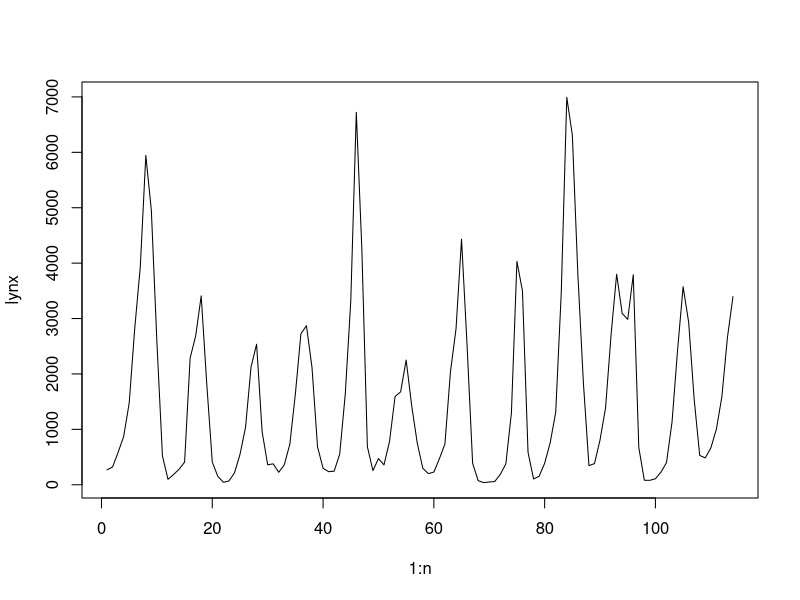
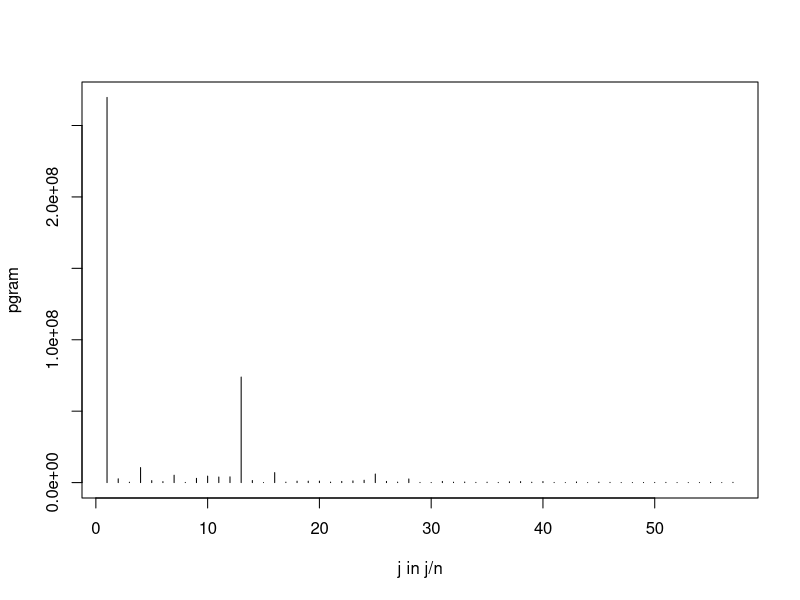
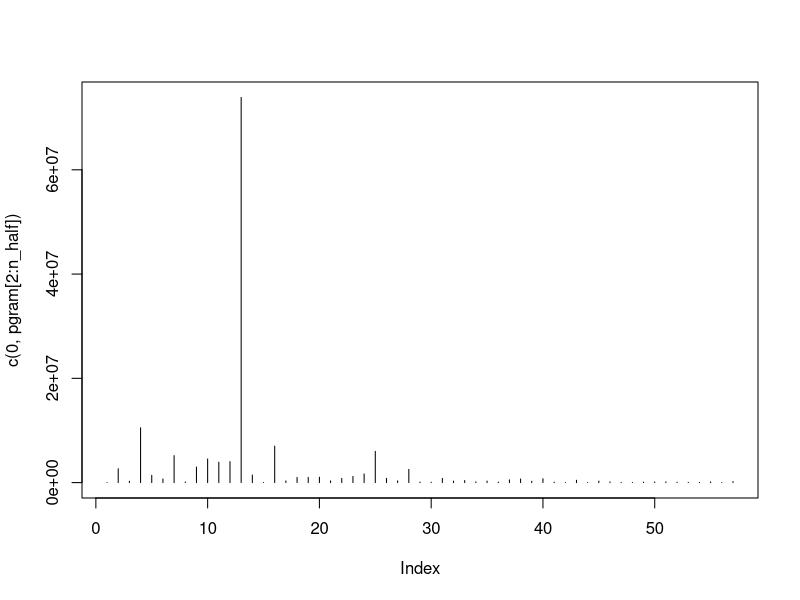
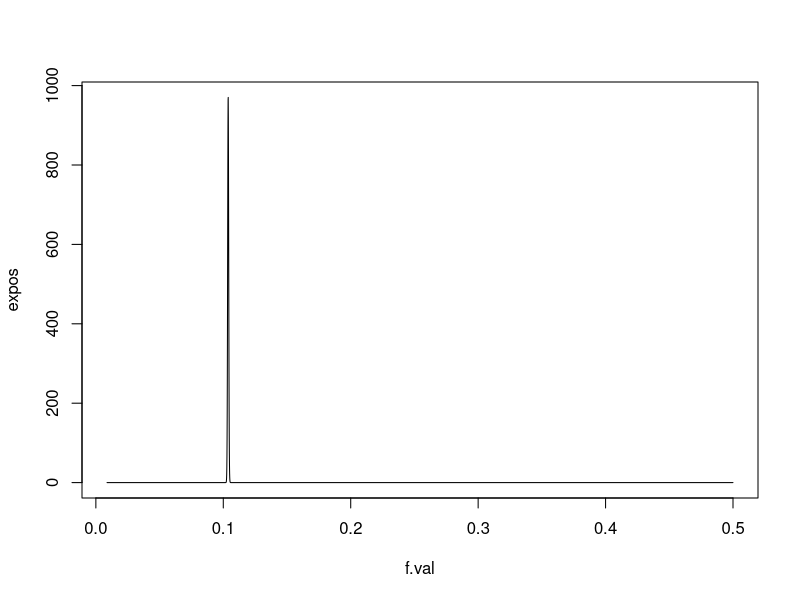
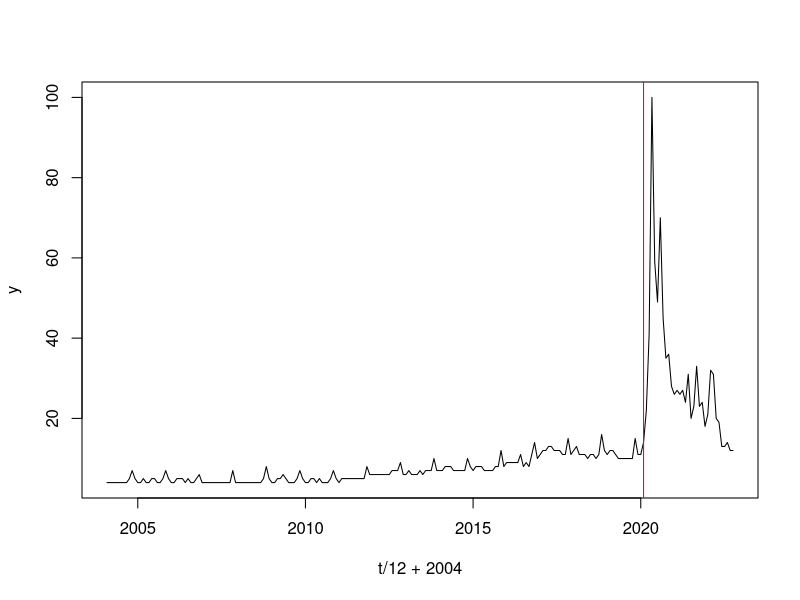
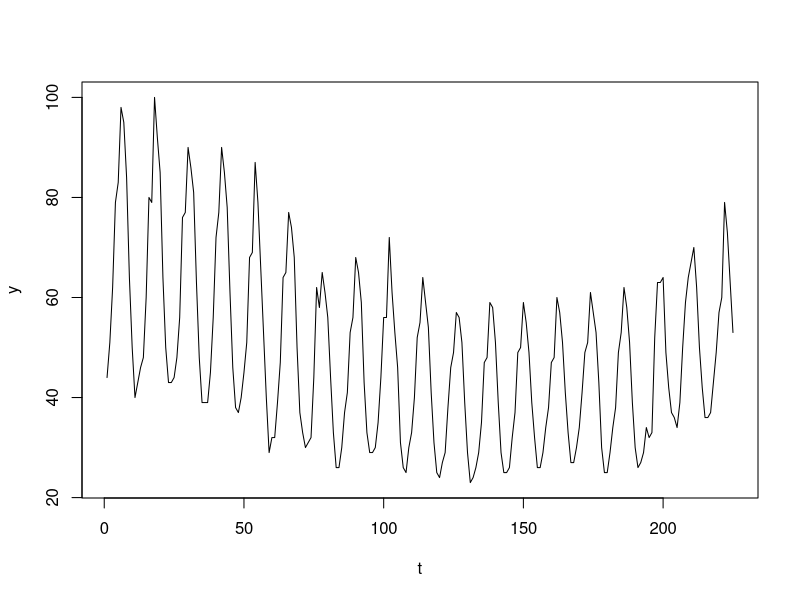
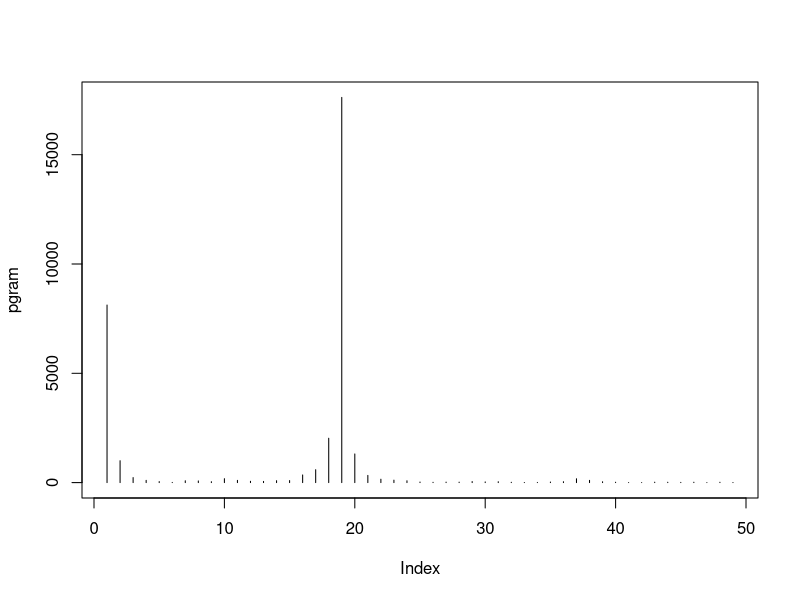
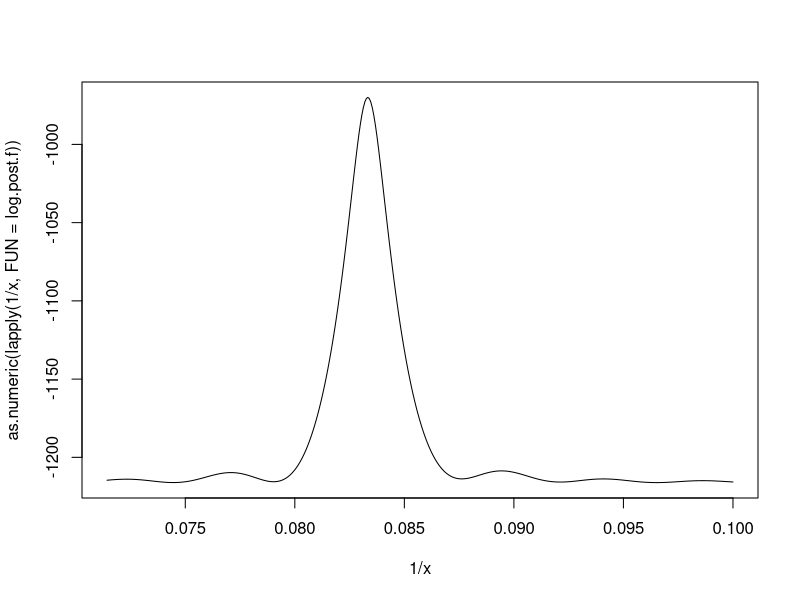

Here is the R script that generated these plots, in order: (Note: this script raises an error after producing the figures.)
## ---- chunk 1
knitr::opts_chunk$set(echo = TRUE)
## ---- chunk 2
set.seed(111)
## ---- chunk 3
n = length(lynx)
plot(1:n, lynx, type='l')
## ---- chunk 4
n_half = floor(n/2)
pgram = abs(fft(lynx)[1:n_half])^2 / n
plot(pgram, type='h', xlab='j in j/n')
## ---- chunk 5
plot(c(0, pgram[2:n_half]), type='h')
## ---- chunk 6
n / 13
## ---- chunk 7
grid.res = 0.0001
f.val = seq(1/n, 0.5, grid.res)
X = matrix(1, nrow = n, ncol = 3)
#expos = rep(-1, length(f.val)) #exact marginal posterior for omega
log.values = rep(-1, length(f.val))
#log.det.term = rep(-1, length(f.val))
for(i in 1:length(f.val))
{
    X[,2] = cos(2*pi*f.val[i]*(1:n))
    X[,3] = sin(2*pi*f.val[i]*(1:n))
    mod = lm(lynx ~ -1 + X)
    log.values[i] = ((ncol(X) - n)/2)*(log(sum(mod$residuals^2))) - (0.5*(log(det(t(X) %*% X))))
}

log.values = log.values - max(log.values) #scaling to remove large values 
expos = exp(log.values) # exponentiated posterior 
expos = expos/sum(expos) / grid.res
plot(f.val, expos, type = "l")
## ---- chunk 8
#Posterior mean: 
pm = (sum(f.val*expos))*grid.res
pm
#Posterior standard deviation:
psd = sqrt((sum(((f.val - pm)^2)*expos))*grid.res)
psd
# rough 95% CI for f
c(pm - 1.96*psd, pm + 1.96*psd)
## ---- chunk 9
1 / pm
c(1 / (pm + 2*psd), 1 / (pm - 2*psd))
## ---- chunk 10
mask <- read.csv('mask.csv', skip=1, header=T)
head(mask)
## ---- chunk 11
n <- nrow(mask) # time series length, 225
t <- 1:n
y <- mask[,2] # values of the time series
## ---- chunk 12
log.post.c <- function(c) {
  X = matrix(1, nrow = n, ncol = 2)
  X[,2] = (t > c)
  #bhat = solve(t(X) %*% X) %*% t(X) %*% y
  mod = lm(y ~ 1 + X[,2])
  # log of posterior pdf of c
  log.post = (ncol(X) - n)/2*log(sum(mod$residuals^2)) - 0.5*log(det(t(X) %*% X))
  log.post
}  
## ---- chunk 13
c.vals <- c(3:(n-3))
log.values <- as.numeric(lapply(c.vals, FUN=log.post.c))
log.values <- log.values - max(log.values)
values <- exp(log.values)
## ---- chunk 14
ind.max = which.max(log.values)
c.est <- c.vals[ind.max]
print(c.est)
## ---- chunk 15
plot(t/12 + 2004, y, type='l')
abline(v=c.est/12 + 2004, col='red')
## ---- chunk 16
total = sum(values)
d = 1
conf.total = values[c.est]
while(conf.total <= .95 * total) {
  conf.total <- conf.total + values[c.est-d] + values[c.est+d]
  d <- d + 1
}
c(c.est-d, c.est+d)
## ---- chunk 17
post.pmf = values / sum(values)
#plot(c.vals, post.pmf, type='l')
## ---- chunk 18
library(mvtnorm)
N = 2000 #number of posterior samples
post.samples = matrix(-1, N, 3)
post.samples[,1] = sample(c.vals, N, replace = T, prob = post.pmf) # iid samples of posterior c
for(i in 1:N)
{
    cp = post.samples[i,1] # changepoint
    
    # below, we sample one mu_0 and one mu_1 from the appropriate t distribution.
    # mu_samples is c(mu_0, mu_1)
    X = matrix(1, nrow = n, ncol = 2)
    X[,2] = (t > cp)
    lin.model = lm(y ~ 1 + X[,2])
    bhat = lin.model$coefficients
    sighat = sqrt((sum((lin.model$residuals)^2))/(n-2)) #this is also denoted by the Residual Standard Error
    Sigma.mat = (sighat^2)*solve(t(X) %*% X)
    chiran = (rchisq(1, df = n-2))
    mu.samples = bhat + (rmvnorm(1, sigma = Sigma.mat))/(sqrt(chiran/(n-2)))
    mu.samples[2] = mu.samples[1] + mu.samples[2]
    
    post.samples[i,2:3] = mu.samples
}
## ---- chunk 19
summary(post.samples[, 2])
summary(post.samples[, 3])
var(post.samples[, 2])
## ---- chunk 20
1/sqrt(.288*.05*225) # for chebyshev inequality CI
## ---- chunk 21
quantile(post.samples[, 2], c(.025, .975))
## ---- chunk 22
golf <- read.csv('golf.csv', skip=1, header=T)
head(golf)
y = golf[,2]
n = length(y)
t = 1:n
## ---- chunk 23
plot(t, y, type='l')

n_half = as.integer(n/2)
pgram = abs(fft(y)[2:50])^2 / n # peaks at 19
plot(pgram, type='h')
225/19 # roughly 12. As expected, we have yearly trend
## ---- chunk 24
log.post.f = function(f) {
  X = matrix(1, nrow=n, ncol=5)
  X[,2] = t
  X[,3] = t^2
  X[,4] = cos(2*pi*f*t)
  X[,5] = sin(2*pi*f*t)
  
  lin.mod = lm(y ~ 1 + X[,2] + X[,3] + X[,4] + X[,5])
  
  -log(det(t(X) %*% X))/2 - log(sum((lin.mod$residuals)^2))*(n-5)/2
}
## ---- chunk 25
x = seq(10, 14, by=.01)
plot(1/x, as.numeric(lapply(1/x, FUN=log.post.f)), type='l')
## ---- chunk 26
opt = optimize(log.post.f, interval=c(.080, .085), maximum = T)
f.hat = opt$maximum
log.post.f.max = opt$objective
## ---- chunk 27
x = seq(10, 14, by=.01)
plot(1/x, as.numeric(lapply(1/x, FUN=function(f) {
  log.post.f(f) - log.post.f.max
})), type='l', ylab='log posterior pdf of f (up to constant)')
## ---- chunk 28
log.post.f(f.hat-.0005) - log.post.f.max
log.post.f(f.hat+.0005) - log.post.f.max
## ---- chunk 29
post.f.0 = function(f) { # posterior f but not normalized
  exp(log.post.f(f) - log.post.f.max)
}

#post.f.vector = c(rep(0, length(my.grid))) # cache posterior pdf of f to avoid recomputing
radius = .0005
res = radius/500 # resolution
my.grid = seq(f.hat-radius, f.hat+radius, by=res) # the posterior pdf of f is negligible outside this range
total.integral = 0

for (x in my.grid) {
  value = post.f.0(x)
  total.integral = total.integral + res*value
  
  # cache
  #post.f.vector
}



post.f = function(f) {
  post.f.0(f) / total.integral
}
## ---- chunk 30
1/f.hat # very close to 12
## ---- chunk 31
plot(my.grid, as.numeric(lapply(my.grid, FUN=post.f)), type='l', ylab='posterior pdf of f')
## ---- chunk 32
d = res
ci.integral = res*post.f(f.hat)
while (ci.integral <= .95) {
  ci.integral = ci.integral + res*post.f(f.hat-d) + res*post.f(f.hat+d)
  d = d + res
}
c(f.hat-d, f.hat+d)
## ---- chunk 33
post.f(1/12) # 1/12 is even better than f.hat, kind of weird
post.f(f.hat)
## ---- chunk 34
# gridding 
# consider fixed sequence of values
# 1/12 +- 0.0001*2^n
# see the pdfs each term of the sequence maps

## ---- chunk 35
integrate(log.post.f, lower=f.hat-.001, f.hat+.001) # weird error
## ---- chunk 36
N = 2000
post.samples = matrix(-1, nrow=N, ncol=6)

#center = radius/res + 1 # so that my.grid[center] = f.hat

f.sample = c(rep(0, N))

proportion = floor(N * res*post.f(f.hat)) # proportion of this f in the sample

proportion = proportion + rbinom(1, size=1, prob=.5) # we should be using half floor, half ceiling
f.sample[1:proportion] = rep(f.hat, proportion)

i = 1
start.index = proportion + 1
# a do-while loop
repeat{
  f = f.hat - i*res
  proportion = floor(N * res*post.f(f))
  proportion = proportion + rbinom(1, size=1, prob=.5) # change prob to decimal parts of post.f(f)
  end.index = start.index + proportion - 1
  if (end.index > N) break
  if (proportion > 0) {
    # rep(f, proportion) only accepts proportion > 0
    f.sample[start.index:end.index] = rep(f, proportion)
  }
  
  start.index = end.index + 1
  
  f = f.hat + i*res
  proportion = floor(N * res*post.f(f))
  proportion = proportion + rbinom(1, size=1, prob=.5)
  end.index = start.index + proportion - 1
  if (end.index > N) break
  if (proportion > 0) {
    f.sample[start.index:end.index] = rep(f, proportion)
  }
  
  start.index = end.index + 1
  
  i = i + 1
}

#BUG!!!!!! RESOLUTION TOO SMALL
# READ LECTURE6 CODE LINE 200 ISH
## ---- chunk 37
N = 2000 #number of posterior samples
# in post.samples, column 1 is for samples from the distribution f | y
# column 2 to 6 is for samples from (beta_0, ..., beta_4) | f, y
# where f is fixed at the value given by column 1.
post.samples = matrix(-1, nrow=N, ncol=6)



post.samples[,1] = sample(3:(n-3), N, replace = T, prob = post.s1[3:(n-3)])

# make column 2
# s2.cond(s1) returns one sample from s_2 | s_1, y
s2.cond = function(s1) {
  s2.range = (s1+1):(n-3)
  cond.prob = post.s[s1, s2.range] / post.s1[s1] # conditional probability distribution represented by vector
  sample(s2.range, size=1, prob=cond.prob)
}
post.samples[,2] = sapply(post.samples[,1], FUN=s2.cond)

# make columns 3, 4, 5, 6
# column 3, 4, 5, 6 is for samples from (beta_0, ..., beta_3) | s_1, s_2, y, which is multivariate t
for(i in 1:N)
{
    p = 4
    
    s1 = post.samples[i,1]
    s2 = post.samples[i,2]
    X = matrix(1, nrow = n, ncol = p)
    X[,2] = 1:n
    X[,3] = pmax(c(1:n) - s1, 0)
    X[,4] = pmax(c(1:n) - s2, 0)
    lin.model = lm(y ~ -1 + X)
    bhat = lin.model$coefficients
    sighat = sqrt((sum((lin.model$residuals)^2))/(n-p))
    Sigma.mat = (sighat^2)*solve(t(X) %*% X)
    chiran = rchisq(1, df = n-p)
    beta.samples = bhat + (rmvnorm(1, sigma = Sigma.mat))/(sqrt(chiran/(n-p)))
    post.samples[i, 3:6] = beta.samples
}

## ---- chunk 38
# get beta hat
X = matrix(1, nrow = n, ncol = p)
X[,2] = 1:n
X[,3] = pmax(c(1:n) - s.hat[1], 0)
X[,4] = pmax(c(1:n) - s.hat[2], 0)
lin.model = lm(y ~ -1 + X)
best.bhat = lin.model$coefficients
best.bhat
## ---- chunk 39
df = read.csv('TTLCONS.csv')
y = df$TTLCONS
n = length(y)
## ---- chunk 40
plot(1:n, y, type='l')
## ---- chunk 41
#cps: change of slope points s_1, s_2.
logpost = function(cps) 
{
    cps = sort(cps)
    k = length(cps)
    X = matrix(1, nrow = n, ncol = (k+2))
    X[,2] = 1:n
    for(j in 1:k)
    {
        X[,(j+2)] = pmax(c(1:n) - cps[j], 0)
    }
    mod = lm(y ~ -1 + X) # -1 is needed because the default provides an intercept term, but
    # X already contains the intercept term
    log.value = ((ncol(X) - n)/2)*(log(sum(mod$residuals^2))) - (0.5*(log(det(t(X) %*% X))))
    return(log.value)
}
## ---- chunk 42
logpost.matrix = matrix(0, nrow=n-3, ncol=n-3) # saves logpost(c(s1, s2)) so that we don't need
# to compute again

logpost.max = logpost(c(3,4))
s.hat = c(0, 0) # MAP estimator for s
# the nested for loops take 20 seconds
for (s1 in 3:(n-3)) {
  if (s1+1 > n-3) {
    # then no need to go to the second for loop
    # need this if statement, or (s1+1):(n-3) will cause bug when s1+1 > n-3
    break
  }
  for (s2 in (s1+1):(n-3)) {
    m = logpost(c(s1, s2))
    logpost.matrix[s1, s2] = m
    if (m > logpost.max) {
      logpost.max = m
      s.hat[1] = s1
      s.hat[2] = s2
    }
  }
}
## ---- chunk 43
s.hat
## ---- chunk 44
post.s = matrix(0, nrow=n-3, ncol=n-3)
for (s1 in 3:(n-3)) {
  if (s1+1 > n-3) {
    # then no need to go to the second for loop
    # need this if statement, or (s1+1):(n-3) will cause bug when s1+1 > n-3
    break
  }
  for (s2 in (s1+1):(n-3)) {
    post.s[s1, s2] = exp(logpost.matrix[s1, s2] - logpost.max)
  }
}
# normalize
post.s = post.s / sum(post.s)
## ---- chunk 45
post.s1 = apply(post.s, MARGIN=1, sum)
post.s2 = apply(post.s, MARGIN=2, sum)
# normalize
post.s1 = post.s1 / sum(post.s1)
post.s2 = post.s2 / sum(post.s2)
## ---- chunk 46
d = 1
conf.total = post.s1[s.hat[1]]
while(conf.total <= .95) {
  conf.total <- conf.total + post.s1[s.hat[1]-d] + post.s1[s.hat[1]+d]
  d <- d + 1
}
c(s.hat[1]-d, s.hat[1]+d)
## ---- chunk 47
d = 1
conf.total = post.s2[s.hat[2]]
while(conf.total <= .95) {
  conf.total <- conf.total + post.s2[s.hat[2]-d] + post.s2[s.hat[2]+d]
  d <- d + 1
}
c(s.hat[2]-d, s.hat[2]+d)
## ---- chunk 48
plot(1:n, y, type='l')
abline(v=s.hat[1], col='red')
abline(v=s.hat[2], col='red')
## ---- chunk 49
N = 2000 #number of posterior samples
# in post.samples, column 1, 2 is for samples from the distribution (s_1, s_2) | y
# column 3, 4, 5, 6 is for samples from (beta_0, ..., beta_3) | s_1, s_2, y
#
# equivalently, column 1 is for samples from s_1 | y
# and column 2 is for samples from s_2 | s_1, y
post.samples = matrix(-1, nrow=N, ncol=6)
post.samples[,1] = sample(3:(n-3), N, replace = T, prob = post.s1[3:(n-3)])

# make column 2
# s2.cond(s1) returns one sample from s_2 | s_1, y
s2.cond = function(s1) {
  s2.range = (s1+1):(n-3)
  cond.prob = post.s[s1, s2.range] / post.s1[s1] # conditional probability distribution represented by vector
  sample(s2.range, size=1, prob=cond.prob)
}
post.samples[,2] = sapply(post.samples[,1], FUN=s2.cond)

# make columns 3, 4, 5, 6
# column 3, 4, 5, 6 is for samples from (beta_0, ..., beta_3) | s_1, s_2, y, which is multivariate t
for(i in 1:N)
{
    p = 4
    
    s1 = post.samples[i,1]
    s2 = post.samples[i,2]
    X = matrix(1, nrow = n, ncol = p)
    X[,2] = 1:n
    X[,3] = pmax(c(1:n) - s1, 0)
    X[,4] = pmax(c(1:n) - s2, 0)
    lin.model = lm(y ~ -1 + X)
    bhat = lin.model$coefficients
    sighat = sqrt((sum((lin.model$residuals)^2))/(n-p))
    Sigma.mat = (sighat^2)*solve(t(X) %*% X)
    chiran = rchisq(1, df = n-p)
    beta.samples = bhat + (rmvnorm(1, sigma = Sigma.mat))/(sqrt(chiran/(n-p)))
    post.samples[i, 3:6] = beta.samples
}

## ---- chunk 50
# get beta hat
X = matrix(1, nrow = n, ncol = p)
X[,2] = 1:n
X[,3] = pmax(c(1:n) - s.hat[1], 0)
X[,4] = pmax(c(1:n) - s.hat[2], 0)
lin.model = lm(y ~ -1 + X)
best.bhat = lin.model$coefficients
best.bhat
## ---- chunk 51
plot(1:n, y, type='l', xlab='t')
lines(lin.model$fitted.values, col='red')
## ---- chunk 52
quantile(post.samples[,3], c(.025, .975))
## ---- chunk 53
quantile(post.samples[,4], c(.025, .975))
## ---- chunk 54
quantile(post.samples[,5], c(.025, .975))
## ---- chunk 55
quantile(post.samples[,6], c(.025, .975))
## ---- chunk 56
plot(lin.model$residuals, type='l')
acf(lin.model$residuals, lag.max=300)
